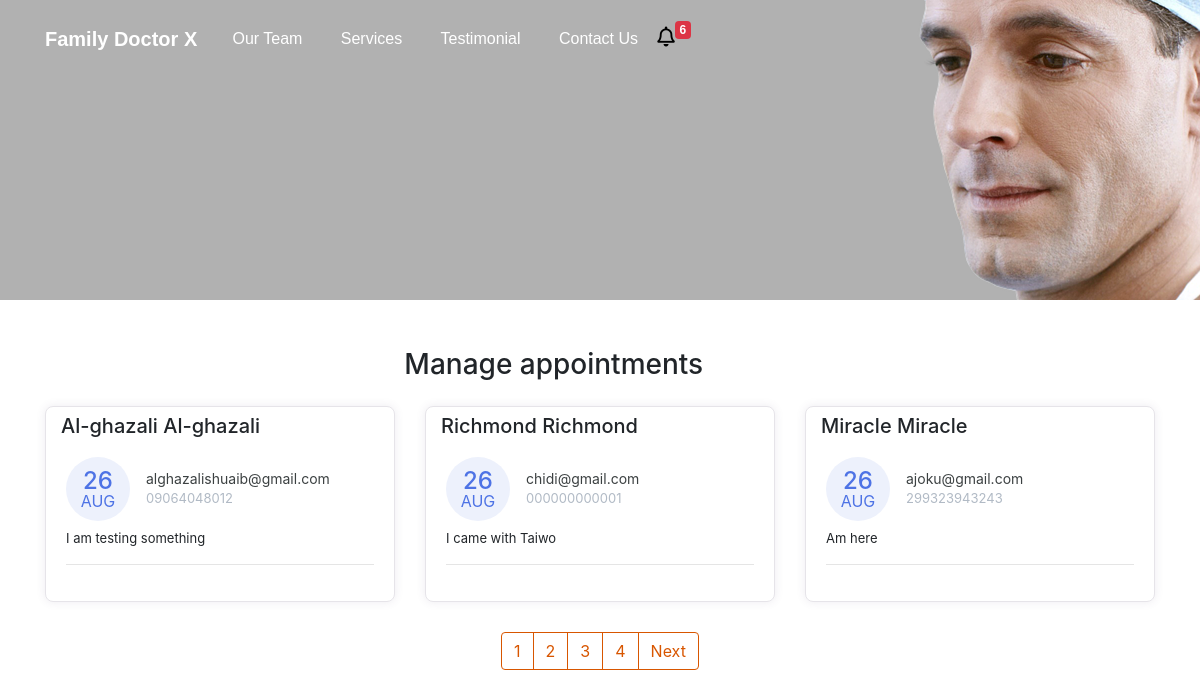
The page /manage-appointments/ on the database its author committed.
### doctor/models.py (models this page shows, shortened)
class Appointment(models.Model):
    first_name = models.CharField(max_length=50)
    last_name = models.CharField(max_length=50)
    email = models.CharField(max_length=50)
    phone = models.CharField(max_length=50)
    request = models.TextField(blank=True)
    sent_date = models.DateField(auto_now_add=True)
    accepted = models.BooleanField(default=False)
    accepted_date = models.DateField(auto_now_add=False, null=True, blank=True)
    class Meta:
        ordering = ["-sent_date"]

### doctor/views.py (the view, shortened to what this page needs)
# urls.py: path("manage-appointments/", ManageAppointmentTemplateView.as_view(), name="manage"),
class ManageAppointmentTemplateView(ListView):
    template_name = "manage-appointments.html"
    model = Appointment
    context_object_name = "appointments"
    login_required = True
    paginate_by = 3
    def get_context_data(self,*args, **kwargs):
        context = super().get_context_data(*args, **kwargs)
        appointments = Appointment.objects.all()
        context.update({
            "title":"Manage Appointments"
        })
        return context

### doctor/context_processors.py (called while the page is built)
def get_notification(request):
    count = Appointment.objects.filter(accepted=False).count()
    data = {
        "count":count
    }
    return data

### templates/manage-appointments.html (shortened to what this page needs)
{% extends 'base.html' %}
{% block content %}
    <div class="container mt-5">
        <div class="col-11 text-center mt-4 mb-4">
            <h3>
                Manage appointments
            </h3>
        </div>
        <div class="row">
        {% for app in appointments %}
            <div class="col-lg-4">
                <div class="card card-margin">
                    <div class="card-header no-border">
                        <h5 class="card-title">{{app.first_name}} {{app.last_name}}</h5>
                    </div>
                    <div class="card-body pt-0">
                        <div class="widget-49">
                            <div class="widget-49-title-wrapper">
                                <div class="widget-49-date-primary">
                                    <span class="widget-49-date-day">{{app.sent_date|date:"d"}}</span>
                                    <span class="widget-49-date-month">{{app.sent_date|date:"M"}}</span>
                                </div>
                                <div class="widget-49-meeting-info">
                                    <span class="widget-49-pro-title">{{app.email}}</span>
                                    <span class="widget-49-meeting-time">{{app.phone}}</span>
                                </div>
                            </div>
                            <div class="widget-49-meeting-points">
                                <span>{{app.request}}</span>
                            </div>
                            <hr class="w-100">
                        </div>
                    </div>
                </div>
            </div>
        {% endfor %}
        </div>
        {% if is_paginated %}
        <div class="wrapper">
            <nav aria-label="Page navigation example">
                <ul class="pagination">
                    {% for number in page_obj.paginator.page_range %}
                    <li class="page-item"><a class="page-link" href="?page={{number}}">{{number}}</a></li>
                    {% endfor %}
                    {% if page_obj.has_next %}
                    <li class="page-item"><a class="page-link" href="?page={{page_obj.prebious_page_number}}">Next</a></li>
                    {% endif %}
                </ul>
            </nav>
        </div>
        {% endif %}
{% endblock content %}

### templates/base.html (shortened to what this page needs)
{% load static %}
<!DOCTYPE html>
<html lang="en">
<head>
  <link href="{% static 'css/bootstrap.min.css' %}" rel="stylesheet">
  <link rel="stylesheet" href="https://cdnjs.cloudflare.com/ajax/libs/font-awesome/5.15.3/css/all.min.css" />
  <link rel="stylesheet" href="{% static 'css/styles.css' %}" />
</head>
<body>
  <div class="header" style="
  background: rgb(177, 177, 177) url('../static/img/header.png') no-repeat fixed center
  {% if "appointment" in request.path %}
  max-height:300px!important;min-height:300px!important;
  {% endif %}
  ">
    <nav class="navbar navbar-dark navbar-expand-md navigation-clean-search">
        <div class="container"><a class="navbar-brand" href="{% url 'home' %}">Family Doctor X</a>
            <div class="collapse navbar-collapse"
                id="navcol-1">
                <ul class="nav navbar-nav">
                    <li class="nav-item" role="presentation">
                        <a class="nav-link active" href="#team">Our Team</a>
                    </li>
                    <li class="nav-item" role="presentation">
                        <a class="nav-link active" href="#services">Services</a>
                    </li>
                    <li class="nav-item" role="presentation">
                        <a class="nav-link active" href="#reviews">Testimonial</a>
                    </li>
                    <li class="nav-item" role="presentation">
                        <a class="nav-link active" href="#contact">Contact Us</a>
                    </li>
                  <li class="nav-item" role="presentation">
                    <a href="{% url 'manage' %}" style="float: left;cursor:pointer;" aria-expanded="true" title="You Have {{count}} New Appointments">
                      <i class="far fa-bell" style="font-size: 20px; float: left; color: black">
                      </i>
                  </a>
                  <span class="badge badge-danger">{{count}}</span>
                </li>
                </ul>
            </div>
        </div>
    </nav>
</div>
    {% block content %}{% endblock content %}
</body>
</html>

### static/css/styles.css (style rules this page uses)
.header { background: rgb(177, 177, 177) url("img/header.png") no-repeat fixed center; min-height: 1000px; font-family:'Source Sans Pro', sans-serif; }
@media (min-width:768px) { .header { padding-bottom:120px; } }
.header .navbar { background:transparent; padding-top:.75rem; padding-bottom:.75rem; color:#fff; border-radius:0; box-shadow:none; border:none; }
@media (min-width:768px) { .header .navbar { padding-top:1rem; padding-bottom:1rem; } }
.header .navbar .navbar-brand { font-weight:bold; color:inherit; }
.header .navbar .navbar-collapse { border-top:1px solid rgba(255,255,255,0.3); margin-top:.5rem; }
@media (min-width:768px) { .header .navbar .navbar-collapse { border-color:transparent; margin:0; } }
.header .navbar .navbar-nav a.active, .header .navbar .navbar-nav > .show .dropdown-item { background:none; box-shadow:none; }
@media (min-width: 768px) { .header .navbar-nav .nav-link { padding-left:.7rem; padding-right:.7rem; } }
@media (min-width: 992px) { .header .navbar-nav .nav-link { padding-left:1.2rem; padding-right:1.2rem; } }
@media (min-width: 768px) { .navbar-nav>li>a { padding-top: 10px; padding-bottom: 10px; } }

### rows shown on the page
Appointment: first_name "Al-ghazali", last_name "Al-ghazali", sent_date "26", sent_date "AUG", email "alghazalishuaib@gmail.com", phone "09064048012", request "I am testing something"
Appointment: first_name "Richmond", last_name "Richmond", sent_date "26", sent_date "AUG", email "chidi@gmail.com", phone "000000000001", request "I came with Taiwo"
Appointment: first_name "Miracle", last_name "Miracle", sent_date "26", sent_date "AUG", email "ajoku@gmail.com", phone "299323943243", request "Am here"

### other values the page prints
{{ count }} "6"
{{ number }} "1" "2" "3" "4"
